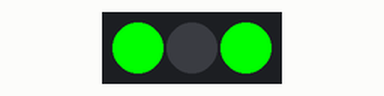
This sketch was run on a simulated Arduino Uno, built with avr-gcc and run on an emulated ATmega328P. Shown: 3 RGB LEDs in strip order, left to right. Random numbers use the default seed unless the sketch sets one. At 32.6 s the program stops and its outputs stay as they are.

Above: at 0.1 s.
At 6.56 s:
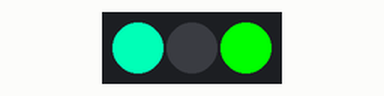
At 12.9 s:
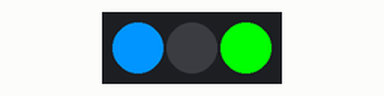
At 25.6 s:
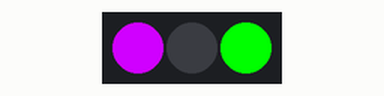
Timing chart, 0 to 33.8 s (numbered marks = the images above):
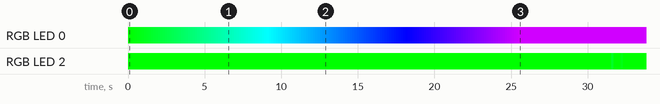

Measured:
- by itself, RGB LED 2: off → RGB(0, 255, 0) at 0.00 s, → RGB(0, 255, 37) 31.5 s later, → RGB(0, 255, 0) 0.15 s later, → RGB(0, 255, 18) 0.45 s later, … (5 changes in this stretch)
- by itself, RGB LED 0: off → RGB(0, 255, 0) at 0.00 s, → RGB(0, 255, 4) 0.15 s later, → RGB(0, 255, 8) 0.15 s later, → RGB(0, 255, 13) 0.15 s later, … (170 changes in this stretch)

The sketch:

GamboBox.ino
```cpp
#include <Adafruit_NeoPixel.h>

#define PIN_LEDS 8
#define NUM_PIXELS 3
#define MAX_BRIGHTNESS 255

Adafruit_NeoPixel pixels = Adafruit_NeoPixel(NUM_PIXELS, PIN_LEDS);

uint8_t i;

int* h;

void setup() {

  h = new int[3];
  h[0] = 120;
  h[1] = 120;
  h[2] = 120;

  pixels.begin();
  pixels.setPixelColor(1, 0);
  showPixelsHSV();
}

void loop() {

  uint8_t i1 = 1;
  uint8_t i0 = (i1 + random(1, 3)) % 3;
  uint8_t i2 = 3 - i0 - i2;

  uint16_t nIterations = random(120, 240);

  for (uint16_t n = 0; n < nIterations; n++) {
      h[i0] = (h[i0] + 1) % 360;
    //  h[i1] = (h[i1] + 1) % 360;
      showPixelsHSV();
  }

  for (uint16_t n = 0; n < nIterations; n++) {
      h[i2] = (h[i2] + 1) % 360;
   //   h[i1] = (h[i1] + 1) % 360;
      showPixelsHSV();
  }

}


void showPixelsHSV() {

  uint32_t color = 0;

  HSV_to_RGB(h[0], 100.0, 100.0, ((byte*)&color)+2, ((byte*)&color)+1, ((byte*)&color));
  pixels.setPixelColor(0, color);

  //HSV_to_RGB(h[1], 100.0, 100.0, ((byte*)&color)+2, ((byte*)&color)+1, ((byte*)&color));
  //pixels.setPixelColor(1, 0);//color);

  HSV_to_RGB(h[2], 100.0, 100.0, ((byte*)&color)+2, ((byte*)&color)+1, ((byte*)&color));
  pixels.setPixelColor(2, color);
  pixels.show();
  delay(150);
}


void HSV_to_RGB(float h, float s, float v, byte *r, byte *g, byte *b)
{
  int i;
  float f,p,q,t;

  h = max(0.0, min(360.0, h));
  s = max(0.0, min(100.0, s));
  v = max(0.0, min(100.0, v));

  s /= 100;
  v /= 100;

  if(s == 0) {
    // Achromatic (grey)
    *r = *g = *b = round(v*255);
    return;
  }

  h /= 60; // sector 0 to 5
  i = floor(h);
  f = h - i; // factorial part of h
  p = v * (1 - s);
  q = v * (1 - s * f);
  t = v * (1 - s * (1 - f));
  switch(i) {
    case 0:
      *r = round(255*v);
      *g = round(255*t);
      *b = round(255*p);
      break;
    case 1:
      *r = round(255*q);
      *g = round(255*v);
      *b = round(255*p);
      break;
    case 2:
      *r = round(255*p);
      *g = round(255*v);
      *b = round(255*t);
      break;
    case 3:
      *r = round(255*p);
      *g = round(255*q);
      *b = round(255*v);
      break;
    case 4:
      *r = round(255*t);
      *g = round(255*p);
      *b = round(255*v);
      break;
    default: // case 5:
      *r = round(255*v);
      *g = round(255*p);
      *b = round(255*q);
    }
}
```
